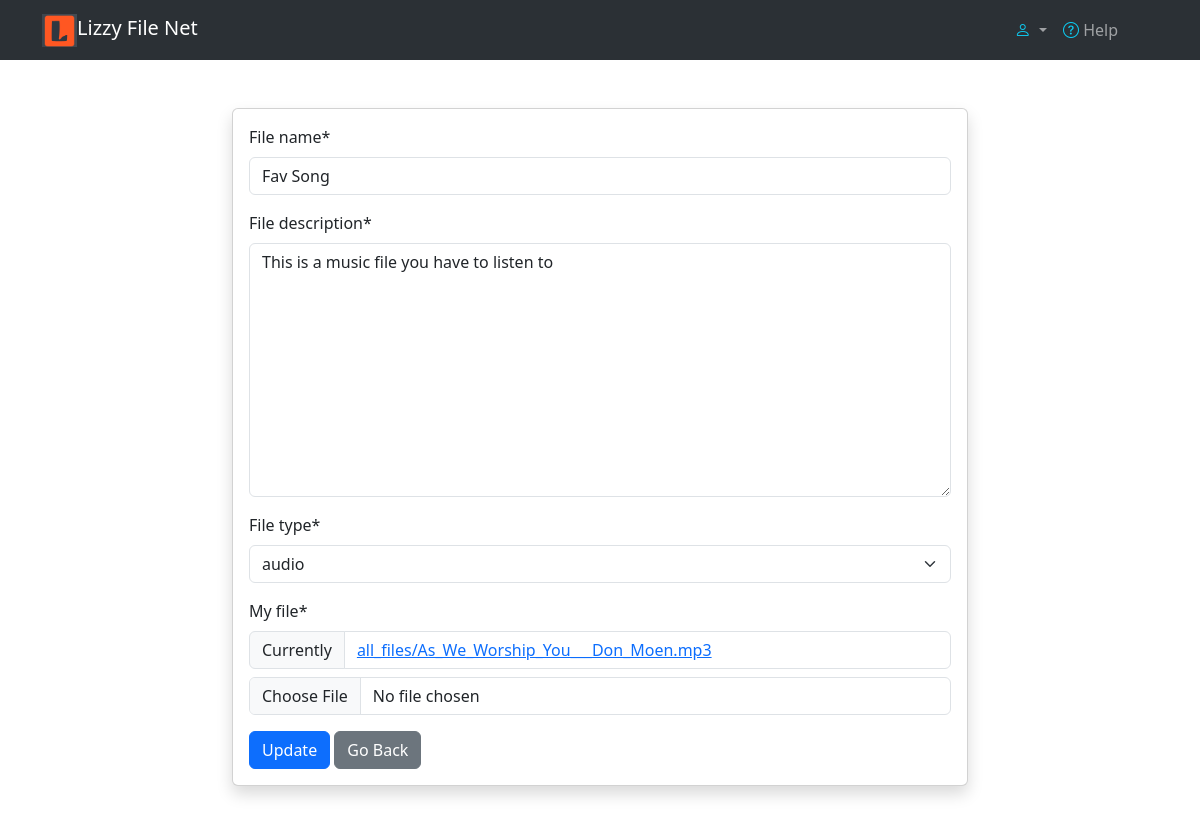
/file_update/4/, run on an earlier commit of the app's database.
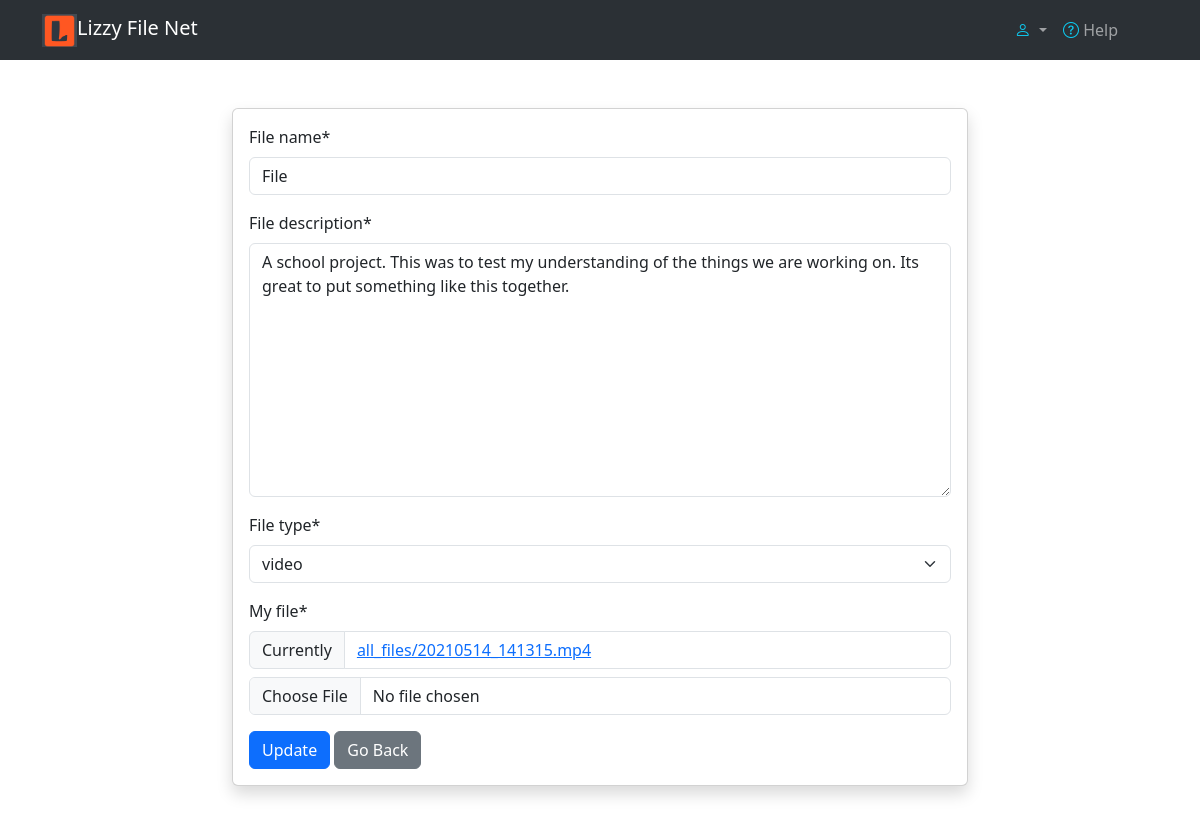
And on a later commit of the database.
### dashboard/models.py (models this page shows, shortened)
class MyFileManager(models.Model):
    file_name = models.CharField(max_length=200, default="File", blank=False)  # title
    file_description = models.TextField(default='This is a File', max_length=200, blank=False) # description
    file_type = models.CharField(max_length=20, choices=MYFILETYPES)
    my_file = models.FileField(upload_to="all_files")
    ids = models.AutoField(primary_key=True)
    file_upload_date =  models.DateTimeField(auto_now_add=True)
    class Meta:
        ordering = ('-file_upload_date',)

### dashboard/views.py (the view)
# urls.py: path('file_update/<pk>/', views.file_update, name="file_update" ),
def file_update(request, pk):
    the_file = MyFileManager.objects.get(ids=pk)
    if request.method == 'POST':
        form  = MyFileManagerForm(request.POST, request.FILES, instance=the_file)
        if form.is_valid():
            form.save()
            return redirect('admin_panel')
    else:
        form  = MyFileManagerForm(instance=the_file)
    context = {
        'form': form,
    }
    return render(
        request=request,
        template_name='dashboard/file_update.html',
        context=context,
    )

### dashboard/forms.py
class MyFileManagerForm(forms.ModelForm):
    class Meta:
        model = MyFileManager
        fields = ('file_name', 'file_description', 'file_type', 'my_file')

### templates/dashboard/file_update.html (shortened to what this page needs)
{% extends 'base/base_bootstrap.html' %}
{% load static %}
{% load crispy_forms_tags %}
{% block content %}
<nav class="navbar-first navbar  navbar-expand-lg bg-body-tertiary"  data-bs-theme='dark'>
    <div class="container ">
      <a class="navbar-brand" href="{% url 'dashboard-index' %}">
          <img src="{% static '/images/lizzylogo.PNG' %}" alt="logo" width="35" height="auto" class="d-inline-block align-text-top">Lizzy File Net
      </a>
      <div class="collapse navbar-collapse" id="navbarSupportedContent">
        <ul class="navbar-nav ms-auto mb-2 mb-lg-0">
          <li class="nav-item dropdown">
            <a class="nav-link dropdown-toggle" href="#" role="button" data-bs-toggle="dropdown" aria-expanded="false">
              <span class='text-info'><i class="bi bi-person"></i></span>
            </a>
          </li>
          <li class="nav-item">
              <a class="nav-link" href="#">
                  <span class='text-info'><i class="bi bi-question-circle"></i></span>
                  Help
              </a>
          </li>
        <ul>
      </div>
    </div>
</nav>
<br>
<div class="container mt-4">
    <div class="row justify-content-center">
        <div class="col-md-8">
            <div class="card shadow">
                <div class="card-body">
                    <div class="row">
                        <form method="POST" enctype="multipart/form-data">
                             {{ form|crispy }}
                             <input class="btn btn-primary" type="submit" value="Update">
                             <a class="btn btn-secondary" href="{% url 'admin_panel' %}">Go Back</a>
                        </form>
                    </div>
                </div>
            </div>
        </div>
    </div>
</div>
<br><br>
{% endblock %}

What changed in the data, as far as the page shows it:
changed MyFileManager: file_name "Fav Song" → "File"; file_description "This is a music file you have to listen to" → "A school project. This was to test my understanding of the things we are working on. Its great to put something like this together."; file_type "audio" → "video"
Also different on the page:
text no longer shown: "File name * File description * File type * My file * Currently all_files/As_We_Worship_You___Don_Moen.mp3"
text now shown: "File name * File description * File type * My file * Currently all_files/20210514_141315.mp4"
